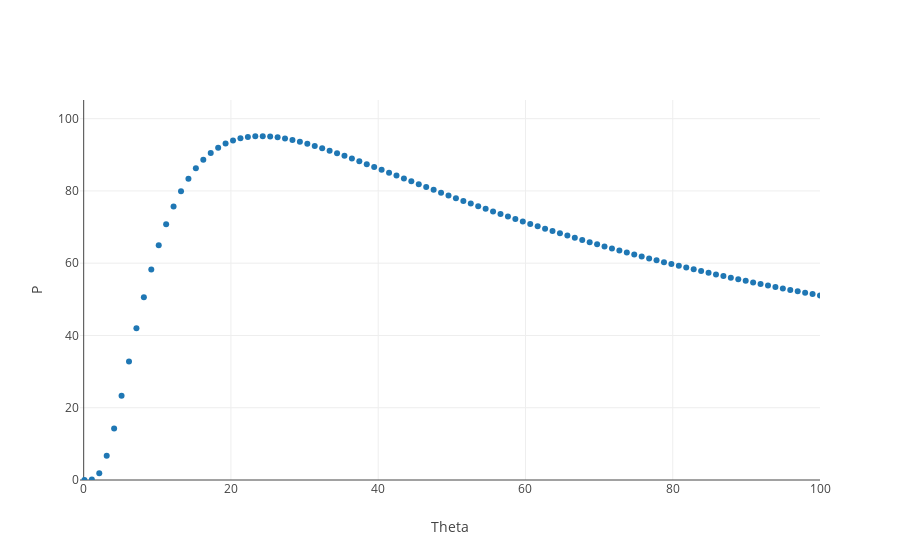

The notebook cell saved with this chart:
### Code cell
fig_here= [go.Scatter(
    y= Inf_sites_est,
    x= there,
    mode= 'markers'
)]

layout= go.Layout(
    xaxis= dict(
        range= [-.5,max(range_theta)],
        title= 'Theta'
    ),
    yaxis= dict(
        range= [0,max(Inf_sites_est) + 10],
        title= 'P'
    )
    
)

Figure= go.Figure(data=fig_here,layout= layout)

iplot(Figure)
